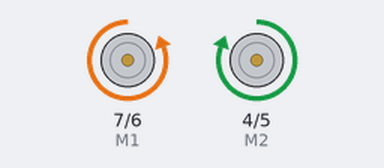
Recording of a sketch running on a simulated Arduino Uno, built with avr-gcc and run on an emulated ATmega328P. Shown: direction and speed pins drawn as motors (green arrow = direction pin HIGH = forward, orange = LOW = backward, longer = more drive).

Above: at 1.0 s.
At 7.0 s:
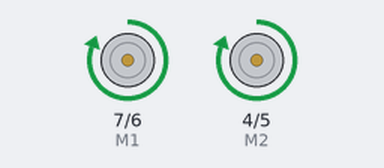
At 15.0 s:
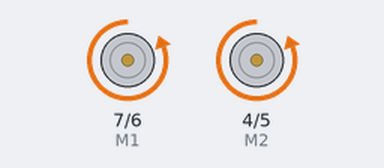
At 19.0 s:
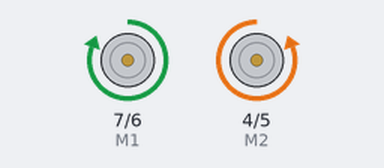
Timing chart, 0 to 20.8 s (numbered marks = the images above):
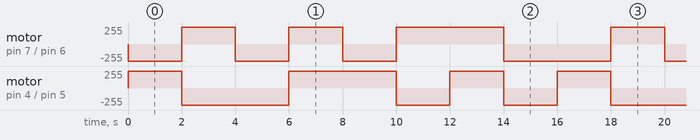

Measured:
- by itself, motor on pin 7 (M1) / pin 6 (E1): repeats every 16.0 s: 2 × (forward 255/255 2.0 s, backward 255/255 2.0 s), forward 255/255 4.0 s, backward 255/255 4.0 s
- by itself, motor on pin 4 (M2) / pin 5 (E2): repeats every 16.0 s: backward 255/255 4.0 s, forward 255/255 4.0 s, 2 × (backward 255/255 2.0 s, forward 255/255 2.0 s)

The sketch:

lab2-activity8-17.ino
```cpp
// (licence header left out)
int E1 = 6; // Left wheel PWM pin (must be a PWM pin)
int M1 = 7; // Left wheel direction digital pin
int E2 = 5; // Right wheel PWM pin (must be a PWM pin)
int M2 = 4; // Right wheel direction digital pin
int times = 0;

void setup()
{
    pinMode(M1, OUTPUT); // Configure pin M1 for output
    pinMode(M2, OUTPUT); // Configure pin M2 for output
}

void loop()
{
    int u = 255; // A variable for the motor PWM command [0-255]

    // Play with this code to write open loop commands to the wheel motors
    // Tell the motor driver board what to do
    digitalWrite(M1, LOW);  // Drive forward (left wheels)
    digitalWrite(M2, HIGH); // Drive forward (right wheels)

    analogWrite(E1, u);     // PWM speed command (left wheels)
    analogWrite(E2, u);     // PWM speed command (right wheels)
    delay(2000);

    // Brief delay (perhaps not necessary)

    digitalWrite(M1, HIGH);  // Drive forward (left wheels)
    digitalWrite(M2, LOW); // Drive forward (right wheels)

    analogWrite(E1, u);     // PWM speed command (left wheels)
    analogWrite(E2, u);     // PWM speed command (right wheels)
    delay(2000);

    digitalWrite(M1, LOW);  // Drive forward (left wheels)
    digitalWrite(M2, LOW); // Drive forward (right wheels)
    delay(2000);

    digitalWrite(M1, HIGH);  // Drive forward (left wheels)
    digitalWrite(M2, HIGH); // Drive forward (right wheels)
    delay(2000);


    //now FASTER
    u = 255; // A variable for the motor PWM command [0-255]

    // Play with this code to write open loop commands to the wheel motors
    // Tell the motor driver board what to do
    digitalWrite(M1, LOW);  // Drive forward (left wheels)
    digitalWrite(M2, HIGH); // Drive forward (right wheels)

    analogWrite(E1, u);     // PWM speed command (left wheels)
    analogWrite(E2, u);     // PWM speed command (right wheels)
    delay(2000);

    // Brief delay (perhaps not necessary)

    digitalWrite(M1, HIGH);  // Drive forward (left wheels)
    digitalWrite(M2, LOW); // Drive forward (right wheels)

    analogWrite(E1, u);     // PWM speed command (left wheels)
    analogWrite(E2, u);     // PWM speed command (right wheels)
    delay(2000);

    digitalWrite(M1, HIGH);  // Drive forward (left wheels)
    digitalWrite(M2, HIGH); // Drive forward (right wheels)
    delay(2000);

    digitalWrite(M1, LOW);  // Drive forward (left wheels)
    digitalWrite(M2, LOW); // Drive forward (right wheels)
    delay(2000);
    }
```
